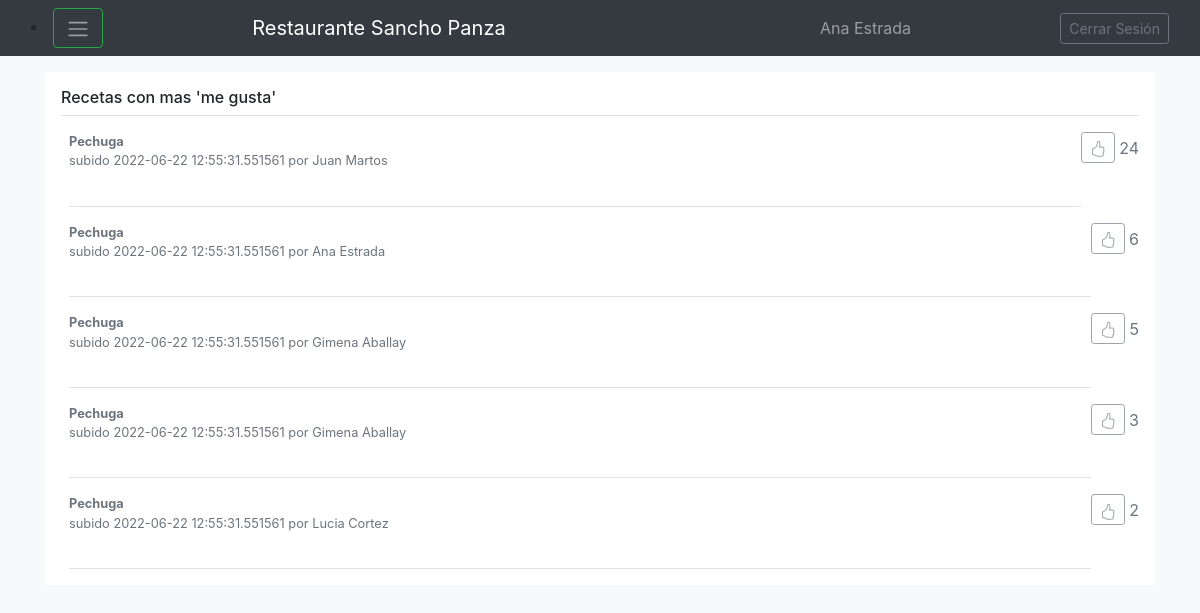
The app's page /Consultar_Ranking (signed in), older data.
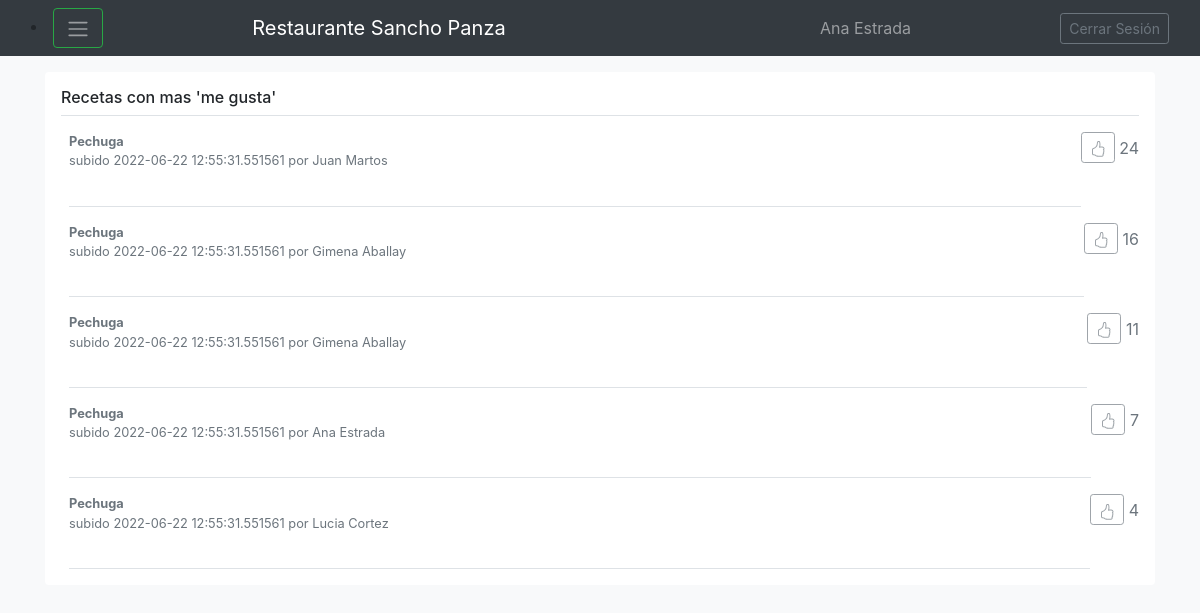
The same page, newer data.
### models.py (models this page shows)
class Receta(db.Model):
    __tablename__='Receta'
    id=db.Column(db.Integer, primary_key=True)
    nombre=db.Column(db.String(80), nullable=False)
    tiempo=db.Column(db.Integer, nullable=False)
    fecha=db.Column(db.DateTime, nullable=False)
    elaboracion=db.Column(db.String(80), nullable=False)
    cantidadmegusta=db.Column(db.Integer, nullable=False)
    usuarioid=db.Column(db.Integer, db.ForeignKey('Usuario.id'))
    ingredientes=db.relationship('Ingrediente', backref='Receta', cascade="all, delete-orphan")
    def __lt__(self, otro):
        if type(otro)==type(self):
            return (self.cantidadmegusta<otro.cantidadmegusta)

class Usuario(db.Model):
    __tablename__='Usuario'
    id=db.Column(db.Integer, primary_key=True)
    nombre=db.Column(db.String(80), nullable=False)
    correo=db.Column(db.String(120), unique=True, nullable=False)
    clave=db.Column(db.String(120), nullable=False)
    recetas=db.relationship('Receta', backref='Usuario', cascade="all, delete-orphan")

### app.py (the view)
@app.route('/Consultar_Ranking', methods=['GET', 'POST'])
def Consultar_Ranking():
    if 'nombre' in session:
        recetasordenadas=Receta.query.all()
        recetasordenadas.sort(reverse=True)
        i=0
        recetasamostrar=[]
        while i<5 and i<len(recetasordenadas):
            recetasamostrar.append(recetasordenadas[i])
            i+=1
        print (recetasamostrar)
        return render_template('Ranking.html', tipo_busqueda="Recetas con mas 'me gusta'",usuario_actual=session, recetas=recetasamostrar, usuarios=Usuario.query.all())
    else:
        return render_template('index.html')

### templates/Ranking.html (shortened to what this page needs)
{% extends "Base.html" %}
{% block content %}
<div class="my-3 p-3 bg-white rounded box-shadow">
  <h6 class="border-bottom border-gray pb-2 mb-0">{{tipo_busqueda}}</h6>
  {% for receta in recetas %}
  <div class="media text-muted pt-3">
    <p class="media-body pb-3 mb-0 small lh-125 border-bottom border-gray">
      <strong class="d-block text-gray-dark">{{receta.nombre}}</strong>
      subido {{receta.fecha}} por {{usuarios[receta.usuarioid-1].nombre}}
      <br><br>
      <p class="d-block text-gray-dark">
      <form action="http://localhost:5000/megusta" method="post">
        <button type="submit" disabled class="btn btn-outline-secondary btn-sm mb-1"></button>
           {{receta.cantidadmegusta}}
      </form>
    </p>
    </p>
  </div>
  {% endfor %}
{% endblock %}

Row changes from the older to the newer data that the page shows:
changed Receta (number 2 of 5 on the later page): cantidadmegusta "5" → "16"
changed Receta (number 3 of 5 on the later page): cantidadmegusta "3" → "11"
changed Receta "Ana Estrada": cantidadmegusta "6" → "7"; moves down the list
changed Receta "Lucia Cortez": cantidadmegusta "2" → "4"
